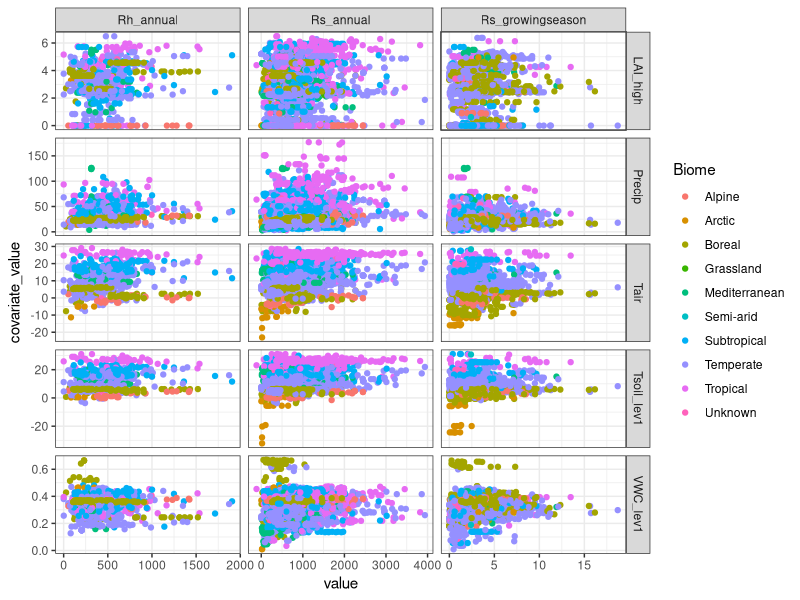
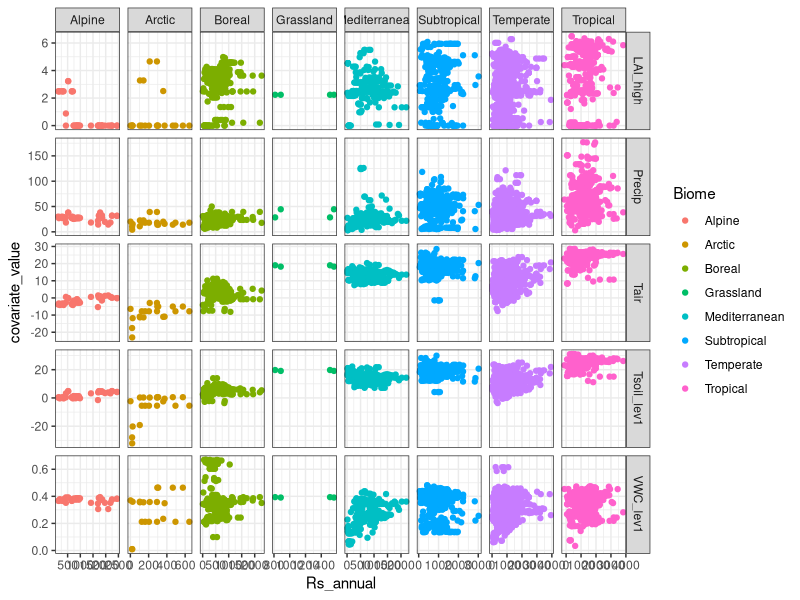
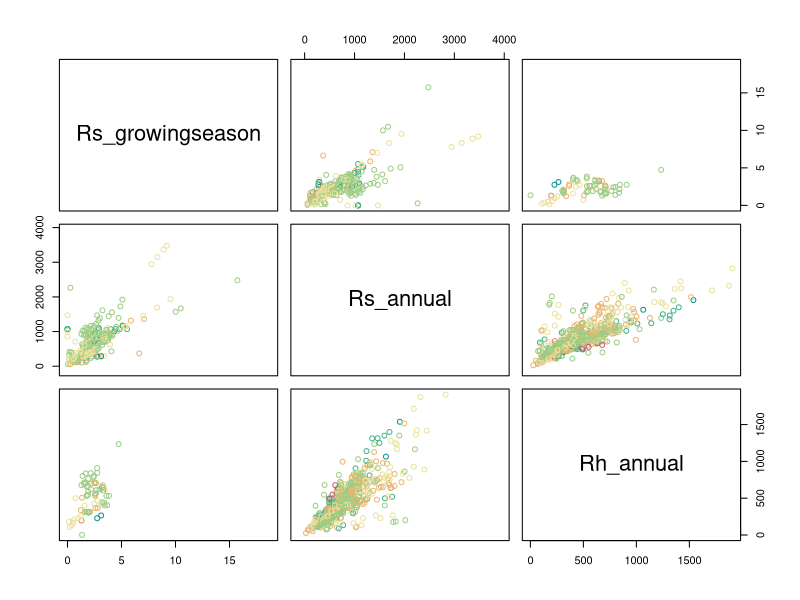

Here is the R script that generated these plots, in order:
## ---- chunk 1
#| include: false

library(dplyr)
library(tidyr)
library(ggplot2)
theme_set(theme_bw())
library(readr)
library(lubridate)
## ---- chunk 2
#| fig-width: 10
#| fig-height: 10

dat <- read_csv("srdb_joined_data.csv", show_col_types = FALSE)

message(nrow(dat), " rows of data")

dat %>% 
    filter(is.na(Rs_growingseason) | Rs_growingseason < 20) %>% 
    filter(is.na(Rs_annual) | Rs_annual < 4000) %>% 
    filter(is.na(Rh_annual) | Rh_annual < 2000) %>% 
    replace_na(list(Biome = "Unknown")) ->
    dat_filtered

dat_filtered %>% 
    select(Biome, Ecosystem_type, Rs_annual, Rh_annual, Rs_growingseason,
           Tair, Tsoil_lev1, VWC_lev1, Precip, LAI_high) %>% 
    pivot_longer(Tair:LAI_high, names_to = "covariate_name", values_to = "covariate_value") %>% 
    pivot_longer(Rs_annual:Rs_growingseason) %>% 
    ggplot(aes(value, covariate_value, color = Biome)) + 
        facet_grid(covariate_name ~ name, scales = "free") +
        geom_point(na.rm = TRUE)

dat_filtered %>% 
    filter(!Biome == "Semi-arid", !Biome == "Unknown") %>% 
    select(Biome, Ecosystem_type, Rs_annual, 
           Tair, Tsoil_lev1, VWC_lev1, Precip, LAI_high) %>% 
    pivot_longer(Tair:LAI_high, names_to = "covariate_name", values_to = "covariate_value") %>% 
    ggplot(aes(Rs_annual, covariate_value, color = Biome)) + 
        facet_grid(covariate_name ~ Biome, scales = "free") +
        geom_point(na.rm = TRUE)
 
stn <- as.factor(dat_filtered$Soil_type_number)
nst <- length(unique(stn))
dat_filtered %>% 
    select(Rs_growingseason, Rs_annual, Rh_annual) %>% 
    pairs(col = hcl.colors(nst, "Temps")[stn])

# Groups



## ---- chunk 3
#| echo: false

sessionInfo()
